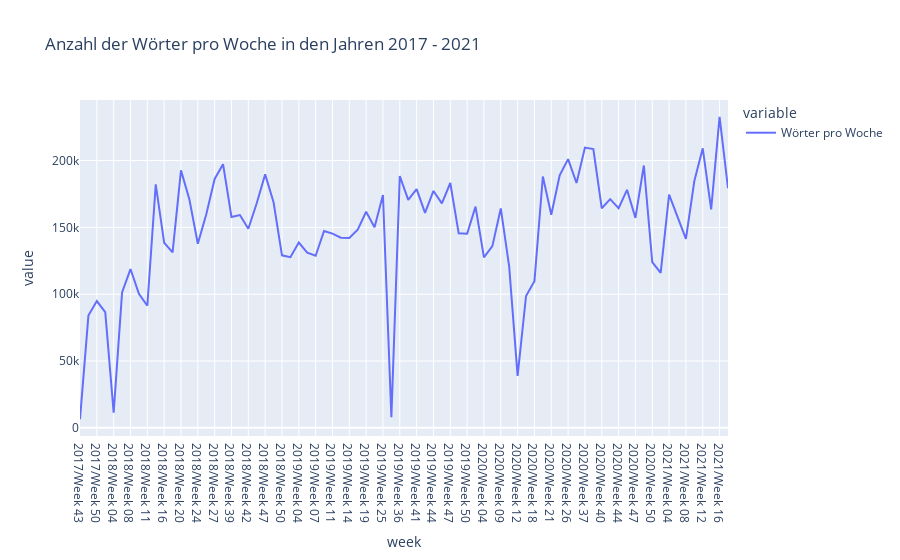

The notebook cell saved with this chart:
### Code cell
timeseries_words_df.plot(title="Anzahl der Wörter pro Woche in den Jahren 2017 - 2021")

### Figure 1 — Plotly figure (JSON) as saved in the notebook; plotly's stock layout.template omitted (floating-point values rounded to 4 significant figures)
{"data": [{"hovertemplate": "variable=Wörter pro Woche<br>week=%{x}<br>value=%{y}<extra></extra>", "legendgroup": "Wörter pro Woche", "line": {"color": "#636efa", "dash": "solid"}, "mode": "lines", "name": "Wörter pro Woche", "orientation": "v", "showlegend": true, "type": "scatter", "x": ["2017/Week 43", "2017/Week 47", "2017/Week 50", "2018/Week 03", "2018/Week 04", "2018/Week 05", "2018/Week 08", "2018/Week 09", "2018/Week 11", "2018/Week 12", "2018/Week 16", "2018/Week 17", "2018/Week 20", "2018/Week 23", "2018/Week 24", "2018/Week 26", "2018/Week 27", "2018/Week 37", "2018/Week 39", "2018/Week 41", "2018/Week 42", "2018/Week 45", "2018/Week 47", "2018/Week 48", "2018/Week 50", "2019/Week 02", "2019/Week 04", "2019/Week 06", "2019/Week 07", "2019/Week 10", "2019/Week 11", "2019/Week 13", "2019/Week 14", "2019/Week 18", "2019/Week 19", "2019/Week 22", "2019/Week 25", "2019/Week 29", "2019/Week 36", "2019/Week 38", "2019/Week 41", "2019/Week 42", "2019/Week 44", "2019/Week 45", "2019/Week 47", "2019/Week 49", "2019/Week 50", "2020/Week 02", "2020/Week 04", "2020/Week 06", "2020/Week 09", "2020/Week 10", "2020/Week 12", "2020/Week 16", "2020/Week 18", "2020/Week 19", "2020/Week 21", "2020/Week 24", "2020/Week 26", "2020/Week 36", "2020/Week 37", "2020/Week 39", "2020/Week 40", "2020/Week 43", "2020/Week 44", "2020/Week 46", "2020/Week 47", "2020/Week 49", "2020/Week 50", "2021/Week 02", "2021/Week 04", "2021/Week 06", "2021/Week 08", "2021/Week 09", "2021/Week 12", "2021/Week 15", "2021/Week 16", "2021/Week 18"], "xaxis": "x", "y": [6450, 83975, 94831, 86589, 11265, 101238, 118820, 100231, 91319, 182226, 138528, 131294, 192636, 170798, 137738, 159562, 186262, 197320, 157746, 159241, 149014, 168044, 189682, 168823, 129092, 127706, 138600, 131084, 128797, 147300, 145345, 142303, 142096, 148215, 161705, 150156, 174247, 7892, 188461, 170633, 178636, 160881, 177257, 167959, 183209, 145562, 145194, 165498, 127522, 135927, 164176, 120643, 38919, 98642, 109779, 188045, 159440, 188946, 201096, 183197, 209706, 208552, 164298, 171105, 164412, 178114, 157115, 196324, 123930, 115925, 174579, 157922, 141473, 184704, 209192, 163417, 232746, 179287], "yaxis": "y"}], "layout": {"legend": {"title": {"text": "variable"}, "tracegroupgap": 0}, "title": {"text": "Anzahl der Wörter pro Woche in den Jahren 2017 - 2021"}, "xaxis": {"anchor": "y", "domain": [0, 1], "title": {"text": "week"}}, "yaxis": {"anchor": "x", "domain": [0, 1], "title": {"text": "value"}}}}
